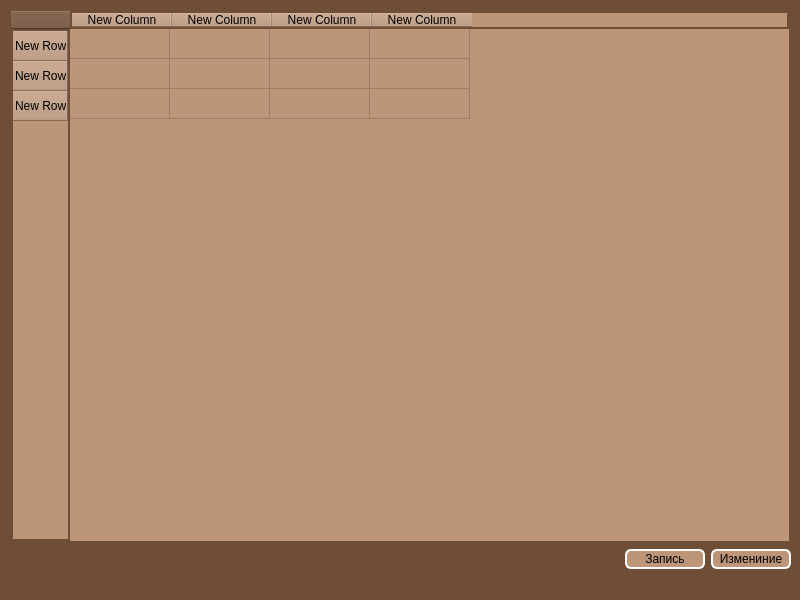
<?xml version="1.0" encoding="UTF-8"?>
<ui version="4.0">
 <class>MainWindow</class>
 <widget class="QMainWindow" name="MainWindow">
  <property name="geometry">
   <rect>
    <x>0</x>
    <y>0</y>
    <width>800</width>
    <height>600</height>
   </rect>
  </property>
  <property name="windowTitle">
   <string>MainWindow</string>
  </property>
  <property name="styleSheet">
   <string notr="true">background-color: rgb(111, 78, 55); color: rgb(255, 255, 255);</string>
  </property>
  <widget class="QWidget" name="centralwidget">
   <layout class="QVBoxLayout" name="verticalLayout">
    <item>
     <widget class="QTableWidget" name="tableWidget">
      <property name="font">
       <font>
        <pointsize>5</pointsize>
        <weight>75</weight>
        <bold>true</bold>
       </font>
      </property>
      <property name="styleSheet">
       <string notr="true">background-color:rgb(189, 149, 121); color: rgb(0, 0, 0);

    border: 2px solid #6F4E37;
    


    min-width: 20ex;

</string>
      </property>
      <row>
       <property name="text">
        <string>New Row</string>
       </property>
      </row>
      <row>
       <property name="text">
        <string>New Row</string>
       </property>
      </row>
      <row>
       <property name="text">
        <string>New Row</string>
       </property>
      </row>
      <column>
       <property name="text">
        <string>New Column</string>
       </property>
      </column>
      <column>
       <property name="text">
        <string>New Column</string>
       </property>
      </column>
      <column>
       <property name="text">
        <string>New Column</string>
       </property>
      </column>
      <column>
       <property name="text">
        <string>New Column</string>
       </property>
      </column>
     </widget>
    </item>
    <item>
     <layout class="QHBoxLayout" name="horizontalLayout">
      <item>
       <spacer name="horizontalSpacer">
        <property name="orientation">
         <enum>Qt::Horizontal</enum>
        </property>
        <property name="sizeHint" stdset="0">
         <size>
          <width>40</width>
          <height>20</height>
         </size>
        </property>
       </spacer>
      </item>
      <item>
       <widget class="QPushButton" name="pushButton_2">
        <property name="minimumSize">
         <size>
          <width>80</width>
          <height>20</height>
         </size>
        </property>
        <property name="styleSheet">
         <string notr="true">background-color:rgb(189, 149, 121); color: rgb(0, 0, 0);
 border: 2px solid rgb(255, 255, 255);
    border-radius: 6px;
</string>
        </property>
        <property name="text">
         <string>Запись</string>
        </property>
       </widget>
      </item>
      <item>
       <widget class="QPushButton" name="pushButton">
        <property name="minimumSize">
         <size>
          <width>80</width>
          <height>20</height>
         </size>
        </property>
        <property name="styleSheet">
         <string notr="true">background-color:rgb(189, 149, 121); color: rgb(0, 0, 0);
 border: 2px solid rgb(255, 255, 255);
    border-radius: 6px;
</string>
        </property>
        <property name="text">
         <string>Измениние</string>
        </property>
       </widget>
      </item>
     </layout>
    </item>
   </layout>
  </widget>
  <widget class="QMenuBar" name="menubar">
   <property name="geometry">
    <rect>
     <x>0</x>
     <y>0</y>
     <width>800</width>
     <height>21</height>
    </rect>
   </property>
  </widget>
  <widget class="QStatusBar" name="statusbar"/>
 </widget>
 <resources/>
 <connections/>
</ui>
